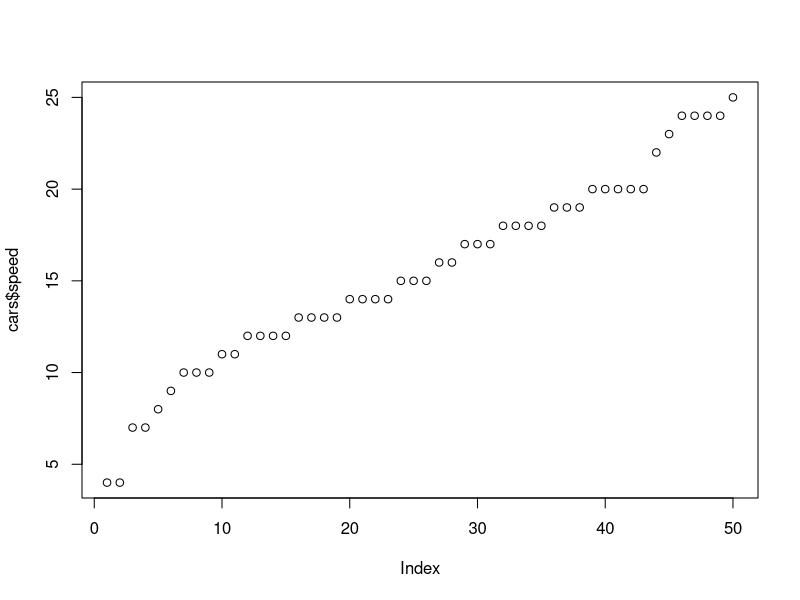
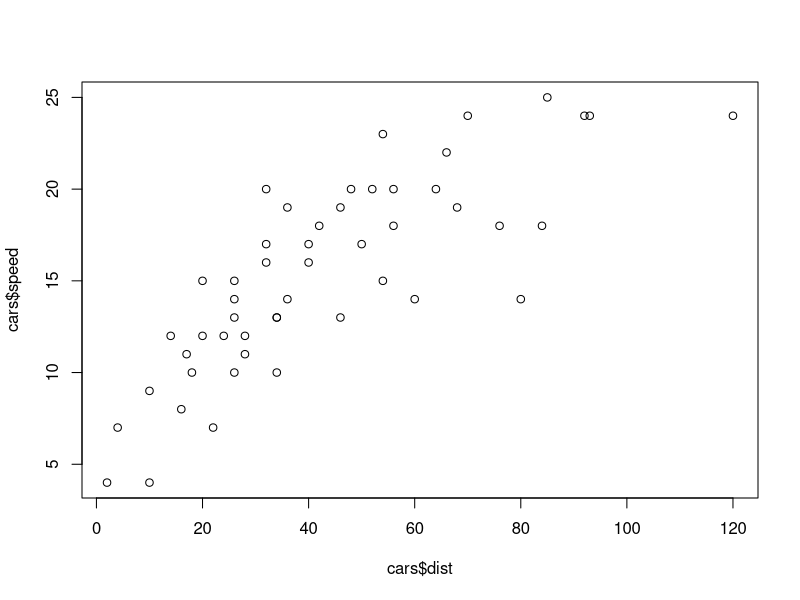
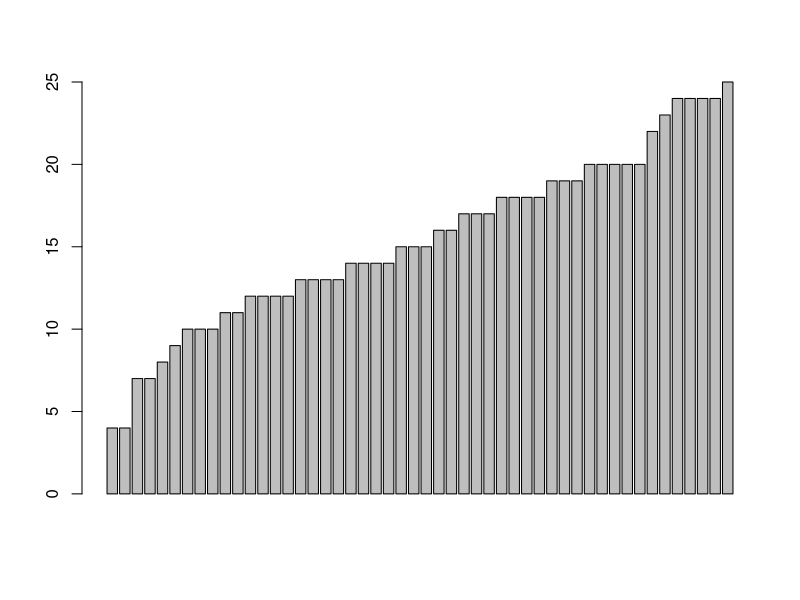
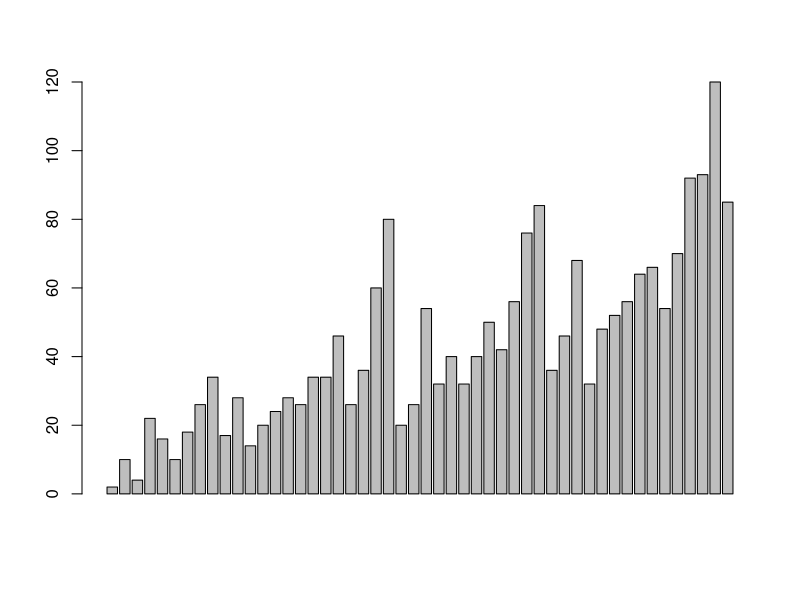
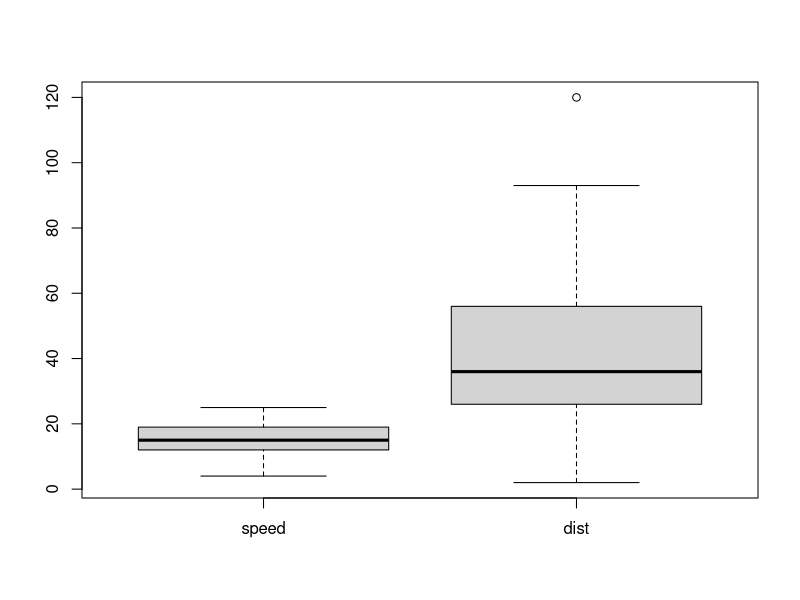
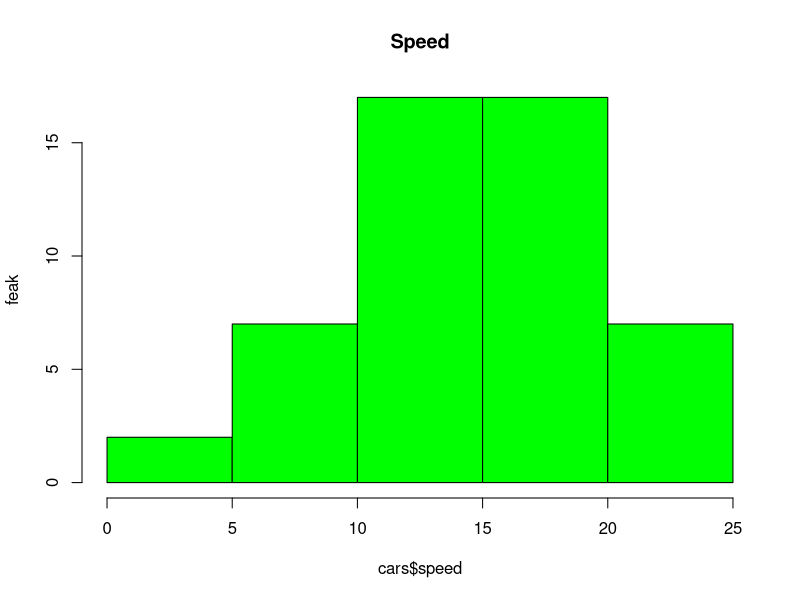
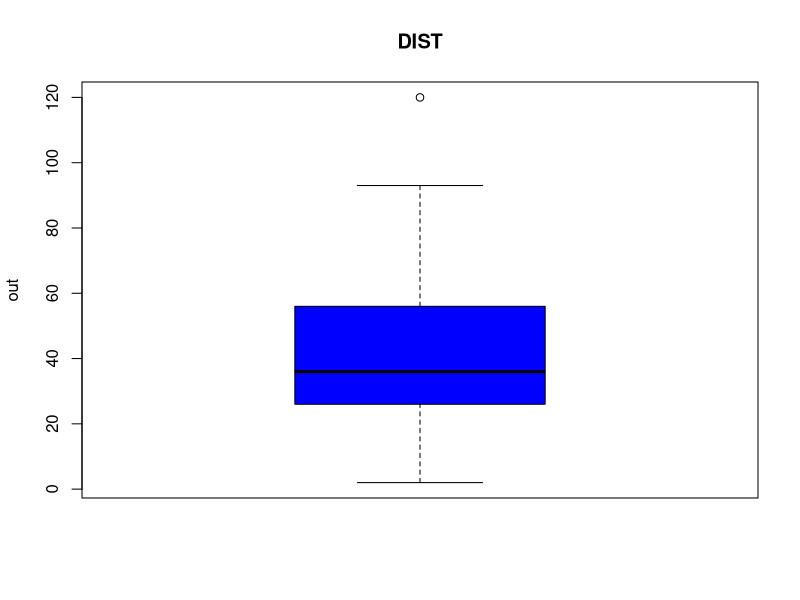

Write the R code that produced these figures, in order.
cars<-datasets::cars
head(cars,8)
tail(cars,8)
cars[,c(1,2)]
cars[c(1,5),]
summary(cars)
sum(cars$speed)
summary(cars$speed)
summary(cars$dist,cars$speed)
plot(cars$speed)
plot(cars$dist,cars$speed)
barplot(cars$speed)
barplot(cars$dist)
boxplot(cars)
hist(cars$speed,main='Speed',ylab = 'feak',col = 'green')
boxplot(cars$dist,main='DIST',ylab='out',col = 'blue')
mean(cars$dist)

